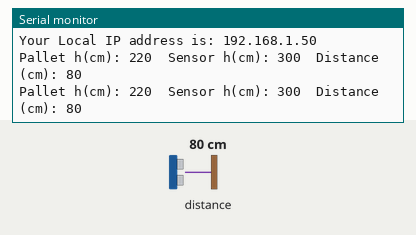
Recording of a program running on a simulated ESP32. On the bench: the last lines printed to the serial monitor. Inputs (shaded band) come from the test bench; at power-on: distance to the obstacle 80 cm. WiFi joins after 1.5 s; servers stay silent unless stated; not simulated (calls return 0 or success): passwords.h.

Above: at 6.7 s.
6.8 s: distance to the obstacle set to 2 cm
At 8.1 s:
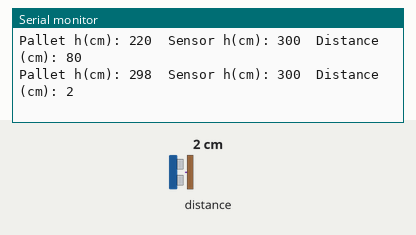
8.3 s: distance to the obstacle set to 4 cm
At 9.5 s:
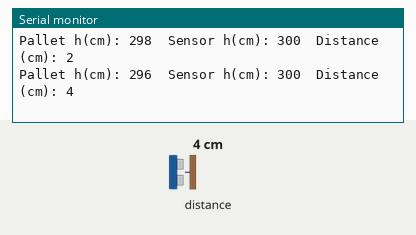
Timing chart, 0 to 11.3 s (numbered marks = the images above; inputs shaded):
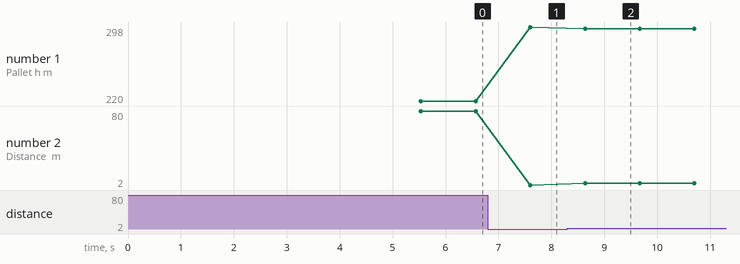

The program:

main.cpp
```cpp
// https://www.electronicwings.com/esp32/vl53l0x-sensor-interfacing-with-esp32
// Nln works!

#ifdef ARDUINO_ARCH_ESP32

#include <WiFi.h>
#include <WebServer.h>
WebServer server(80);

#elif defined(ARDUINO_ARCH_ESP8266)

#include <ESP8266WiFi.h>
#include <ESP8266WebServer.h>
ESP8266WebServer server(80);

#endif

#include "html.h"
#include <Wire.h>
#include <VL53L1X.h>   //Pololu
#include <passwords.h> // our WiFi passwords

VL53L1X sensor;

int measuredDist;
int sensorHeight = 300;               //установочная высота сенсора от пола в cm
int palletHeight;                     //вычисленная высота паллета


void MainPage() {
  //String _html_page = html_page;              /*Read The HTML Page*/
  server.send(200, "text/html", html_page);  /*Send the code to the web server*/
}

void MeasuredData() {
  String data = "[\"" + String(palletHeight) + "\", \"" + String(sensorHeight) + "\", \"" + String(measuredDist) + "\"]";
  server.send(200, "text/plane", data);
}

void setup(void){
  Serial.begin(9600);                 /*Set the baudrate to 115200*/
  delay(3000);

  //-------------VL53L1X Pololu Lib---------------
  Wire.begin();
  Wire.setClock(400000); // use 400 kHz I2C
  sensor.setTimeout(500);
  if (!sensor.init())
  {
    Serial.println("Failed to detect and initialize sensor!");
    while (1);
  }
  sensor.setDistanceMode(VL53L1X::Long);
  sensor.setMeasurementTimingBudget(50000);
  sensor.startContinuous(100);

  //--------------WiFi Connection---------------
  WiFi.mode(WIFI_STA);                  /*Set the WiFi in STA Mode*/
  WiFi.begin(ssid, password);
  Serial.print("Connecting to ");
  Serial.println(ssid);
  delay(1000);                          /*Wait for 1000mS*/
  while(WiFi.waitForConnectResult() != WL_CONNECTED){Serial.print(".");} /*Wait while connecting to WiFi*/
  Serial.print("Connected to ");
  Serial.println(ssid);
  Serial.print("Your Local IP address is: ");
  Serial.println(WiFi.localIP());            /*Print the Local IP*/

  //---------------WEB page---------------------
  server.on("/", MainPage);                  /*Display the Web/HTML Page*/
  server.on("/readHightData", MeasuredData); /*Display the hight value(cm)*/
  server.begin();                            /*Start Server*/
  delay(1000);                               /*Wait for 1000mS*/
}

void loop(void){
  if (sensor.timeoutOccurred()) { Serial.print(" TIMEOUT"); }
  measuredDist =  sensor.read() / 10;
  palletHeight = sensorHeight - measuredDist;
  Serial.println("Pallet h(сm): " + String(palletHeight) + "  Sensor h(сm): " + String(sensorHeight) + "  Distance (сm): " + String(measuredDist));
  server.handleClient();
  //Serial.println();
  delay(1000);
}
```

html.h
```cpp
/*
  ESP32 HTML WebServer Page Code
  http:://www.electronicwings.com
*/

const char html_page[] PROGMEM = R"rawliteral(
<!DOCTYPE html>
<html>
  <style>
    body {font-family: sans-serif;}
    h1 {text-align: center; font-size: 30px;}
    p {text-align: center; color: #120a8f; font-size: 60px;}
  </style>

<body>
  <h1>VL53L1X Laser Distance Measurement. BuzNel Lab (c)</h1><br>
  <p>Pallet Height : <span id="_palHeight">0</span> cm</p>
  <p>Mounted Sensor Height : <span id="_sensHeight">0</span> cm</p>
  <p>Real Measured Distance : <span id="_realDist">0</span> cm</p>


<script>
  setInterval(function() {
    var xhttp = new XMLHttpRequest();
    xhttp.onreadystatechange = function() {
      if (this.readyState == 4 && this.status == 200) {
        const text = this.responseText;
        const myArr = JSON.parse(text);
        document.getElementById("_palHeight").innerHTML = myArr[0];
        document.getElementById("_sensHeight").innerHTML = myArr[1];
	      document.getElementById("_realDist").innerHTML = myArr[2];
      }
    };
    xhttp.open("GET", "readHightData", true);
    xhttp.send();
  },50);
</script>
</body>
</html>
)rawliteral";
```

Measured:
- after the input at 6.8 s, the serial monitor: prints a new line after 0.80 s (image 1)
- after the input at 8.3 s, the serial monitor: prints a new line after 0.34 s (image 2)
- plotted number 1: 220 → 298 after the input at 6.8 s, 298 → 296 after the input at 8.3 s
- plotted number 2: 80 → 2 after the input at 6.8 s, 2 → 4 after the input at 8.3 s
